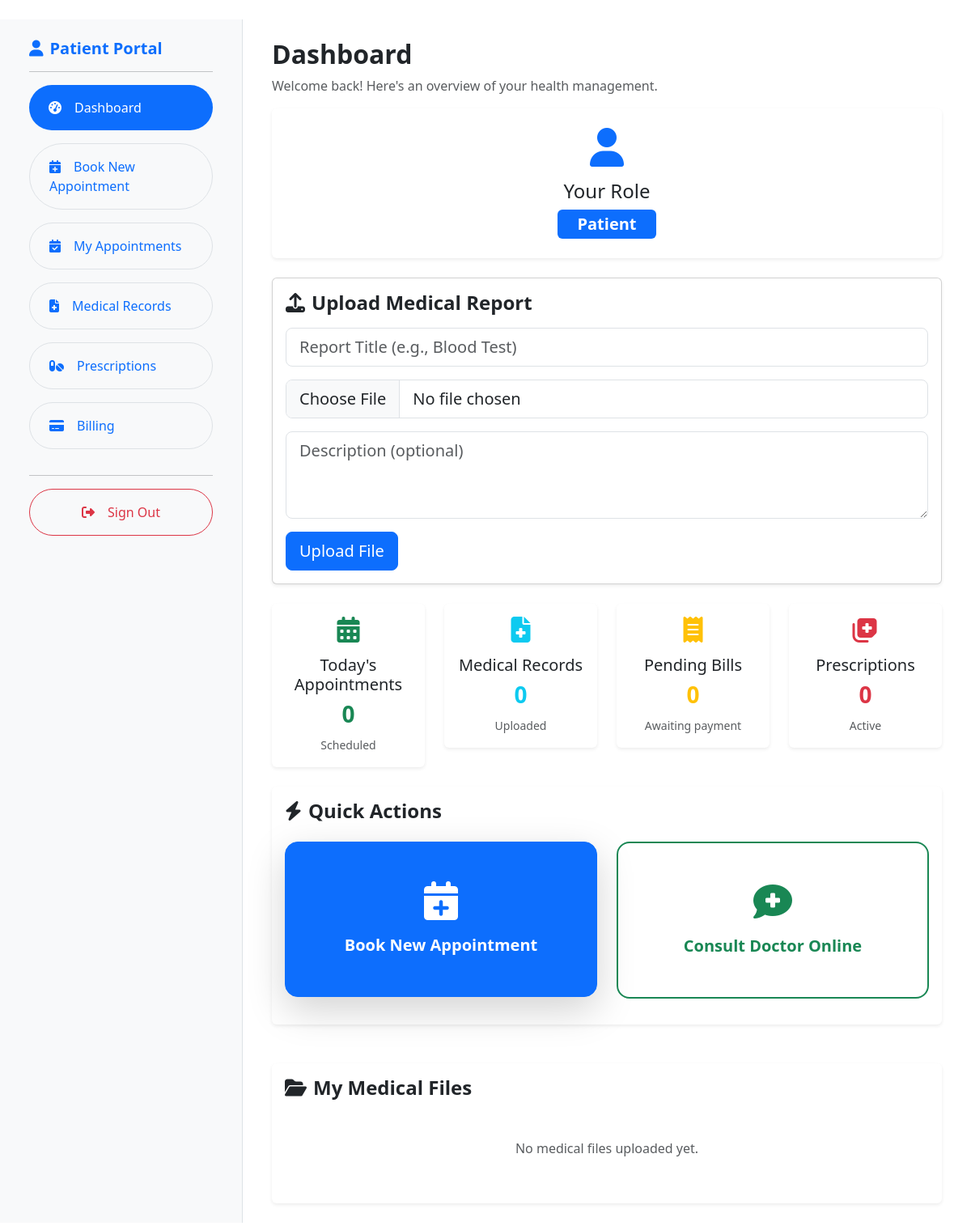
/patient-dashboard/ (signed in), run on an earlier commit of the app's database.
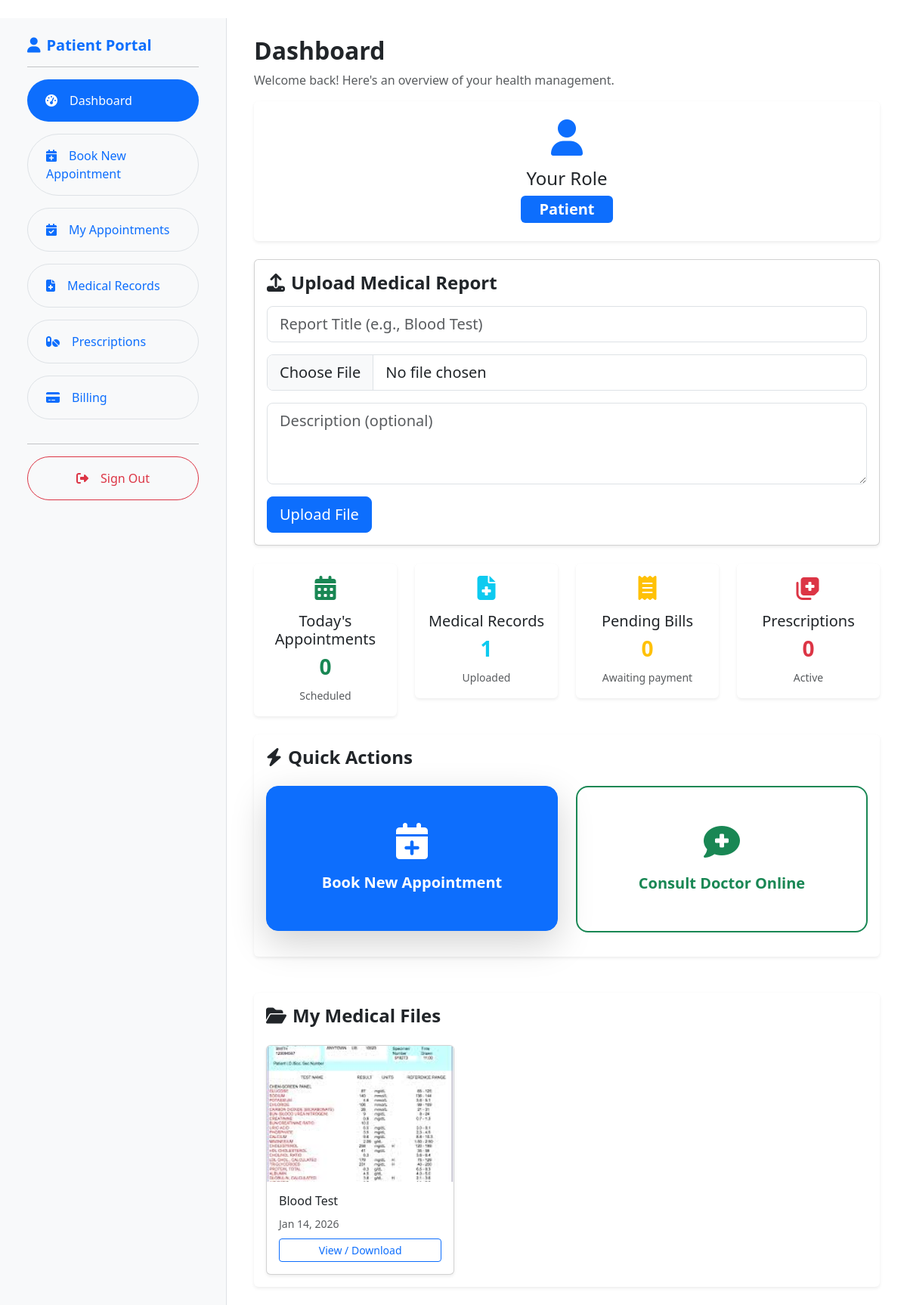
And on a later commit of the database.
### hospital/models.py (models this page shows, shortened)
class MedicalFile(models.Model):
    patient = models.ForeignKey(Patient, on_delete=models.CASCADE, related_name='medical_files')
    title = models.CharField(max_length=200)
    file = models.FileField(upload_to='medical_files/%Y/%m/%d/')
    description = models.TextField(blank=True)
    uploaded_at = models.DateTimeField(auto_now_add=True)

### hospital/views.py (the view, shortened to what this page needs)
# urls.py: path('patient-dashboard/', patient_dashboard, name='patient_dashboard'),
def patient_dashboard(request):
    if request.session.get('user_type') != 'patient':
        return redirect('main_login')  # or 'login' - whatever your login URL is
    patient_id = request.session.get('patient_id')
    if not patient_id:
        return redirect('main_login')  # session expired or invalid
    patient = get_object_or_404(Patient, id=patient_id)
    medical_files = patient.medical_files.all().order_by('-uploaded_at')
    try:
        bills = patient.bills.all().order_by('-issue_date')
        total_due = sum(b.balance_due for b in bills if b.status != 'paid')
    except AttributeError:
        bills = []
        total_due = 0.00
    today_appointments = Appointment.objects.filter(
        Patient=patient,
        date=date.today()
    ).count()
    prescriptions = patient.prescriptions.all().order_by('-date_issued')
    context = {
        'patient': patient,
        'medical_files': medical_files,
        'today_appointments': today_appointments,
        'prescriptions': prescriptions,
        'bills': bills,
        'total_due': total_due,
        'today': date.today(),
    }
    return render(request, 'patient_dashboard.html', context)

### hospital/templates/patient_dashboard.html (shortened to what the changed rows need)
{% extends "base.html" %}
{% block content %}
<div class="container-fluid py-4">
    <div class="row">
        <div class="col-md-9">
            <div class="p-4">
                <h2 class="fw-bold">Dashboard</h2>
                <div class="row mb-4">
                    <div class="col-md-3">
                        <div class="card shadow-sm text-center border-0">
                            <div class="card-body">
                                <i class="fas fa-file-medical fa-2x text-info mb-3"></i>
                                <h5>Medical Records</h5>
                                <h3 class="fw-bold text-info">{{ medical_files.count }}</h3>
                                <small class="text-muted">Uploaded</small>
                            </div>
                        </div>
                    </div>
                </div>
                <div class="card shadow-sm border-0">
                    <div class="card-body">
                        <h4 class="fw-bold mb-4"><i class="fas fa-folder-open me-2"></i>My Medical Files</h4>
                        {% if medical_files %}
                            <div class="row g-4">
                                {% for file in medical_files|slice:":3" %}
                                <div class="col-md-4">
                                    <div class="card h-100 shadow-sm">
                                        {% if file.file.name|lower|slice:"-4:" in '.jpg,.jpeg,.png,.gif' %}
                                            <img src="{{ file.file.url }}" class="card-img-top" style="height:180px; object-fit:cover;">
                                        {% elif file.file.name|lower|slice:"-4:" == '.pdf' %}
                                            <div class="card-img-top bg-light text-center py-5">
                                                <i class="fas fa-file-pdf fa-5x text-danger"></i>
                                            </div>
                                        {% else %}
                                            <div class="card-img-top bg-light text-center py-5">
                                                <i class="fas fa-file fa-5x text-secondary"></i>
                                            </div>
                                        {% endif %}
                                        <div class="card-body">
                                            <h6 class="card-title">{{ file.title }}</h6>
                                            <small class="text-muted">{{ file.uploaded_at|date:"M d, Y" }}</small>
                                            <a href="{{ file.file.url }}" target="_blank" class="btn btn-outline-primary btn-sm mt-2 d-block">
                                                View / Download
                                            </a>
                                        </div>
                                    </div>
                                </div>
                                {% endfor %}
                            </div>
                        {% else %}
                            <p class="text-muted text-center py-4">No medical files uploaded yet.</p>
                        {% endif %}
                    </div>
                </div>
            </div>
        </div>
    </div>
</div>
{% include 'patient_billing_modal.html' %}
{% endblock %}

What changed in the data, as far as the page shows it:
added MedicalFile: file (picture), title "Blood Test", uploaded_at "Jan 14, 2026"
Also different on the page:
{{ medical_files.count }}: "0" → "1"
text no longer shown: "No medical files uploaded yet."
